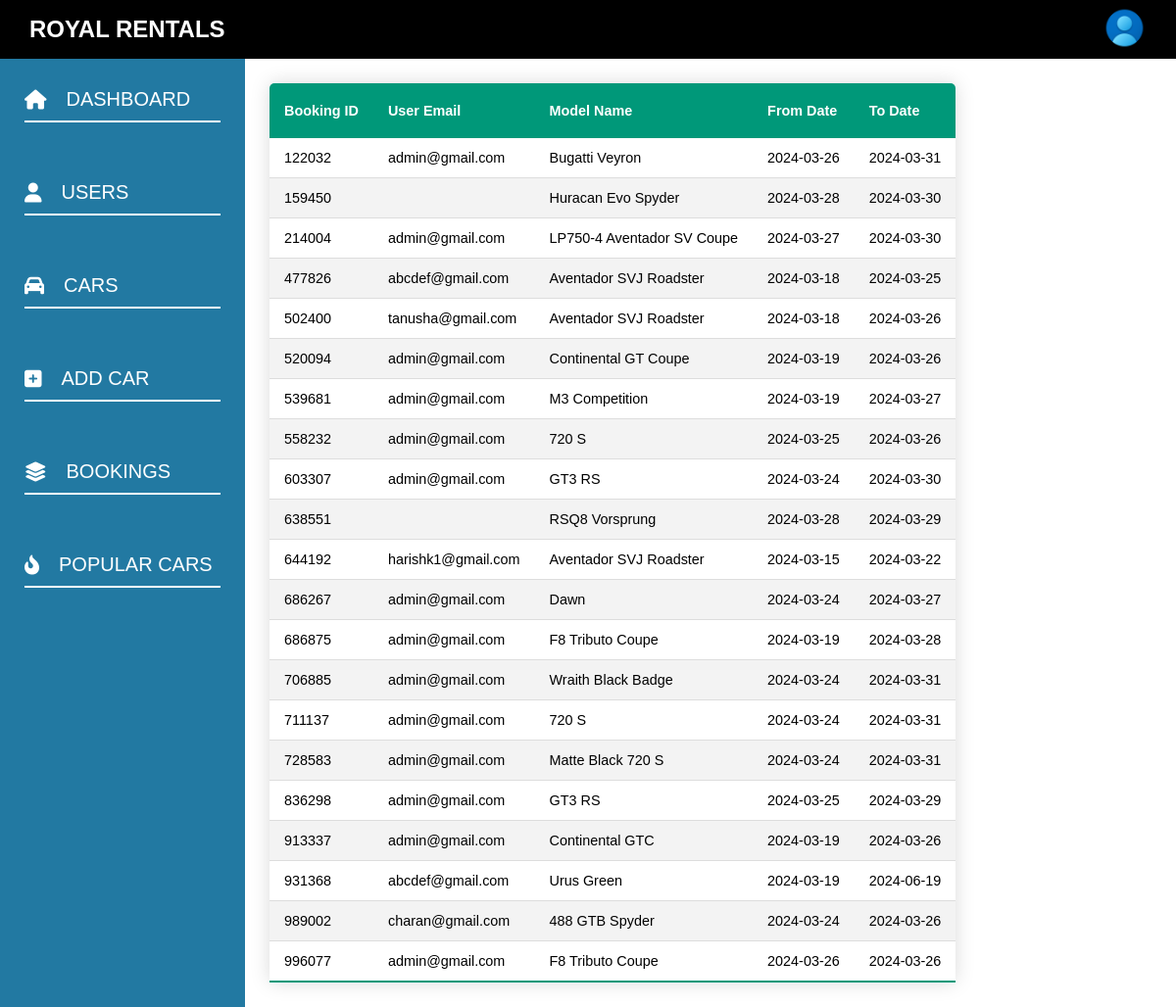
/admin/viewbookings.php, run on the app's committed database.
### tables this page shows
CREATE TABLE `bookings` (
  `login_email` varchar(50) NOT NULL,
  `booking_id` varchar(50) NOT NULL,
  `car_name` varchar(50) NOT NULL,
  `brand_name` varchar(50) NOT NULL,
  `charge` varchar(50) NOT NULL,
  `first_name` varchar(50) NOT NULL,
  `last_name` varchar(50) NOT NULL,
  `email` varchar(50) NOT NULL,
  `phone` varchar(50) NOT NULL,
  `state_name` varchar(50) NOT NULL,
  `city_name` varchar(50) NOT NULL,
  `user_address` varchar(200) NOT NULL,
  `from_date` varchar(50) NOT NULL,
  `to_date` varchar(50) NOT NULL
);

### admin/viewbookings.php (the view, shortened to what this page needs)
<?php
include '../config.php';
?>
<!DOCTYPE html>
<html lang="en">
<head>
    <link rel="stylesheet" href="css/navbar.css">
    <link rel="stylesheet" href="css/sidebar.css">
    <link rel="stylesheet" href="css/viewcars.css">
</head>
<body>
    <?php
    include 'navbar.php';
    include 'sidebar.php';
    $sql = "SELECT * FROM bookings";
$result = mysqli_query($conn,$sql);
    ?>
      <div class="table_container">
      <table class="cars-table">
        <thead>
            <tr>
                <th>Booking ID</th>
                <th>User Email</th>
                <th>Model Name</th>
                <th>From Date</th>
                <th>To Date</th>
            </tr>
        </thead>
        <tbody>
            <?php
            while ($cars = mysqli_fetch_assoc($result)) {
                $booking_id = $cars['booking_id'];
                $car_name =  $cars['car_name'];
                $login_email = $cars['login_email'];
                $fromdate = $cars['from_date'];
                $todate = $cars['to_date'];
        echo "<tr>
          <td>$booking_id</td>
          <td>$login_email</td>
          <td>$car_name</td>
          <td>$fromdate</td>
          <td>$todate</td>
        </tr>";
            }
            ?>
        </tbody>
    </table>
      </div>
</body>
</html>

### admin/navbar.php (shortened to what this page needs)
<nav>
        <div class="logo">
            <h2>ROYAL RENTALS</h2>
        </div>
        <div class="user">
            <img src="images/user.png" alt="" onclick="openUser()">
        </div>
</nav>

### admin/sidebar.php
<div class="sidebar">
            <li><i class="fa-solid fa-house"></i><a href="admin.php">DASHBOARD</a></li>
            <li><i class="fa-solid fa-user"></i><a href="users.php">USERS</a></li>
            <li><i class="fa-solid fa-car"></i><a href="viewcars.php">CARS</a></li>
            <li><i class="fa-solid fa-square-plus"></i><a href="addcar.php">ADD CAR</a></li>
            <li><i class="fa-solid fa-layer-group"></i><a href="viewbookings.php">BOOKINGS</a></li>
            <li><i class="fa-solid fa-fire-flame-curved"></i><a href="popularcars.php">POPULAR CARS</a></li>
</div>

### admin/css/navbar.css (style rules this page uses)
* { margin: 0; padding: 0; box-sizing: border-box; text-decoration: none; border: none; outline: none; scroll-behavior: smooth; list-style: none; font-family: sans-serif; }
nav { display: flex; align-items: center; justify-content: space-between; width: 100%; height: 60px; background-color: rgb(0, 0, 0); z-index: 1500; color: white; position: absolute; top: 0; }
.user { margin-right: 30px; }
.user img { border-radius: 50%; width: 45px; }
.logo { margin-left: 30px; }

### admin/css/sidebar.css (style rules this page uses)
* { font-family: sans-serif; }
.sidebar { display: inline-flex; justify-content: flex-start; flex-direction: column; background: rgb(34, 121, 162); margin-top: 60px; height: calc(100vh - 60px); width: 250px; font-size: 20px; }
.sidebar li { text-align: left; margin: 30px 25px; display: flex; align-items: center; gap: 20px; border-bottom: 2px solid white; padding-bottom: 10px; }
.sidebar li a { color: white; transition: .4s; }
.sidebar li i { color: rgb(255, 255, 255); transition: .4s; }

### admin/css/viewcars.css (style rules this page uses)
* { font-family: sans-serif; }
.table_container { width: calc(100vw - 250px); height:calc(100vh - 60px); position: absolute; top: 60px; left: 250px; overflow-x: scroll; overflow-y: scroll; }
.cars-table { border-collapse: collapse; margin: 25px; width: max-content; font-size: 0.9em; border-radius: 5px 5px 0 0; overflow: hidden; box-shadow: 0 0 20px rgba(0, 0, 0, 0.15); }
.cars-table thead tr { background-color: #009879; color: #ffffff; text-align: left; font-weight: bold; }
.cars-table td { padding: 12px 15px; }
.cars-table th { padding: 20px 15px; }
.cars-table tbody tr { border-bottom: 1px solid #dddddd; }
.cars-table tbody tr:nth-of-type(even) { background-color: #f3f3f3; }
.cars-table tbody tr:last-of-type { border-bottom: 2px solid #009879; }

### data on the page
bookings: booking_id "122032", login_email "admin@gmail.com", car_name "Bugatti Veyron", from_date "2024-03-26", to_date "2024-03-31"
bookings: booking_id "159450", car_name "Huracan Evo Spyder", from_date "2024-03-28", to_date "2024-03-30"
bookings: booking_id "214004", login_email "admin@gmail.com", car_name "LP750-4 Aventador SV Coupe", from_date "2024-03-27", to_date "2024-03-30"
bookings: booking_id "477826", login_email "abcdef@gmail.com", car_name "Aventador SVJ Roadster", from_date "2024-03-18", to_date "2024-03-25"
bookings: booking_id "502400", login_email "tanusha@gmail.com", car_name "Aventador SVJ Roadster", from_date "2024-03-18", to_date "2024-03-26"
bookings: booking_id "520094", login_email "admin@gmail.com", car_name "Continental GT Coupe", from_date "2024-03-19", to_date "2024-03-26"
bookings: booking_id "539681", login_email "admin@gmail.com", car_name "M3 Competition", from_date "2024-03-19", to_date "2024-03-27"
bookings: booking_id "558232", login_email "admin@gmail.com", car_name "720 S", from_date "2024-03-25", to_date "2024-03-26"
bookings: booking_id "603307", login_email "admin@gmail.com", car_name "GT3 RS", from_date "2024-03-24", to_date "2024-03-30"
bookings: booking_id "638551", car_name "RSQ8 Vorsprung", from_date "2024-03-28", to_date "2024-03-29"
bookings: booking_id "644192", login_email "harishk1@gmail.com", car_name "Aventador SVJ Roadster", from_date "2024-03-15", to_date "2024-03-22"
bookings: booking_id "686267", login_email "admin@gmail.com", car_name "Dawn", from_date "2024-03-24", to_date "2024-03-27"
bookings: booking_id "686875", login_email "admin@gmail.com", car_name "F8 Tributo Coupe", from_date "2024-03-19", to_date "2024-03-28"
bookings: booking_id "706885", login_email "admin@gmail.com", car_name "Wraith Black Badge", from_date "2024-03-24", to_date "2024-03-31"
bookings: booking_id "711137", login_email "admin@gmail.com", car_name "720 S", from_date "2024-03-24", to_date "2024-03-31"
bookings: booking_id "728583", login_email "admin@gmail.com", car_name "Matte Black 720 S", from_date "2024-03-24", to_date "2024-03-31"
bookings: booking_id "836298", login_email "admin@gmail.com", car_name "GT3 RS", from_date "2024-03-25", to_date "2024-03-29"
bookings: booking_id "913337", login_email "admin@gmail.com", car_name "Continental GTC", from_date "2024-03-19", to_date "2024-03-26"
bookings: booking_id "931368", login_email "abcdef@gmail.com", car_name "Urus Green", from_date "2024-03-19", to_date "2024-06-19"
bookings: booking_id "989002", login_email "charan@gmail.com", car_name "488 GTB Spyder", from_date "2024-03-24", to_date "2024-03-26"
bookings: booking_id "996077", login_email "admin@gmail.com", car_name "F8 Tributo Coupe", from_date "2024-03-26", to_date "2024-03-26"
